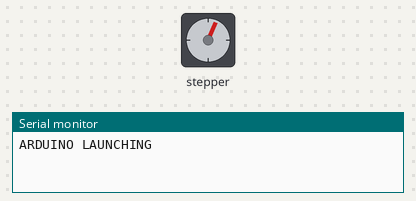
Recording of a sketch running on a simulated Arduino Uno, built with avr-gcc and run on an emulated ATmega328P. Shown: stepper motor, the last lines printed to the serial monitor. Stepper angles assume 180 steps per turn.

Above: at 0.05 s.
At 1.15 s:
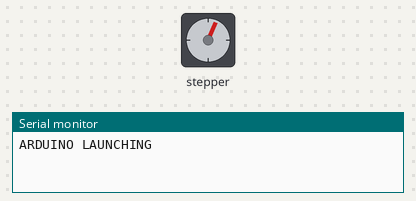
At 2.1 s:
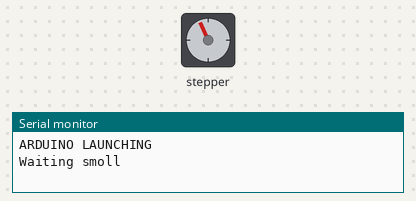
At 2.9 s:
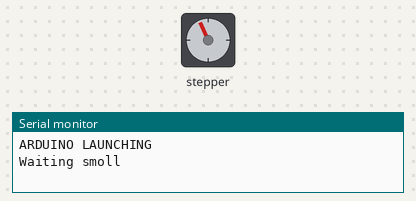
Timing chart, 0 to 6.7 s (numbered marks = the images above):
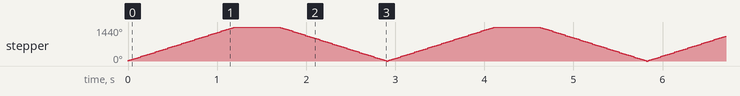

The sketch:

debug_stepper.ino
```cpp
#include <AccelStepper.h>
#include <MultiStepper.h>

#include <Stepper.h>
//Stepper myStepperBig(180, 7, 4, 9, 6); //BigHandle
Stepper myStepperBig(180, 4, 6, 7, 9); //BigHandle
//Stepper myStepperSmall(180, 5, 8, 2, 10); //SmallHandle
Stepper myStepperSmall(180, 8, 5, 10, 2); //SmallHandle


void setup() {
  Serial.begin(115200);
  Serial.println("ARDUINO LAUNCHING");
  // put your setup code here, to run once:
   myStepperBig.setSpeed(200);
   myStepperSmall.setSpeed(200);

}

void loop() {
  /*myStepperBig.step(720); //2 step per deg
   Serial.println("Waiting");
   delay(500);*/

   myStepperBig.step(720);
   Serial.println("Waiting smoll");
   delay(500);
   myStepperBig.step(-720);

}
```

Measured:
- by itself, stepper: turns 1440° clockwise in 1.2 s, then 1440° counter-clockwise in 1.2 s, repeating every 2.9 s
